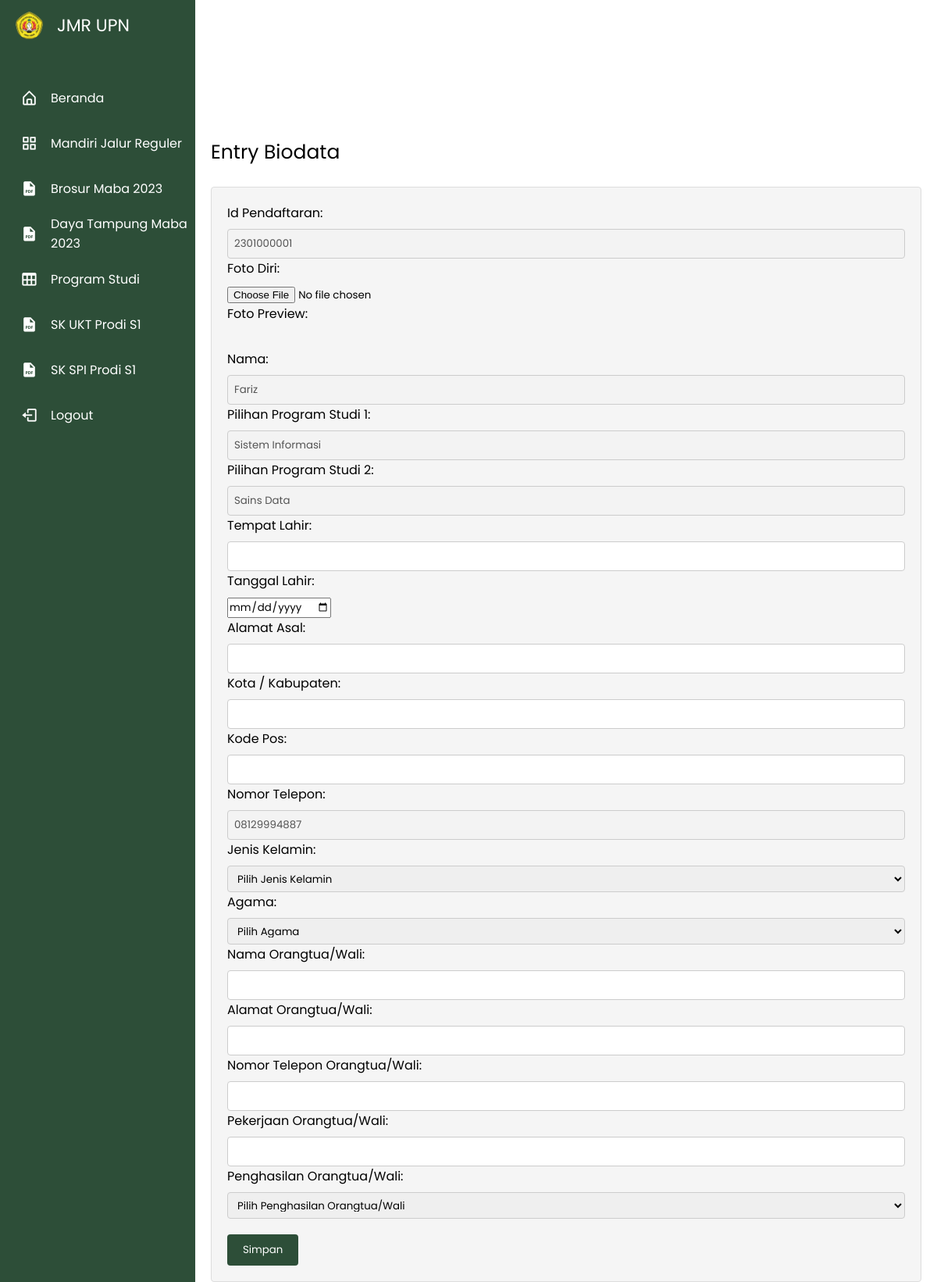
The app's page /jmr_biodata.php (signed in) with its own data.
### tables this page shows
CREATE TABLE `users` (
  `user_id` int(11) NOT NULL,
  `id_pendaftaran` varchar(11) NOT NULL,
  `nama` varchar(50) NOT NULL,
  `password` varchar(255) NOT NULL,
  `nomor_telepon` varchar(20) NOT NULL,
  `email` varchar(50) NOT NULL
);

CREATE TABLE `jurusan` (
  `jurusan_id` int(11) NOT NULL,
  `fakultas` varchar(255) NOT NULL,
  `prodi` varchar(255) NOT NULL
);

### jmr_biodata.php (the view, shortened to what this page needs)
<?php
require_once 'koneksi.php';
$id_pendaftaran = $_SESSION['username'];
$sql_pengguna = "SELECT users.nama, users.nomor_telepon, j1.prodi AS program_studi1, j2.prodi AS program_studi2
                 FROM users
                 INNER JOIN jmr_programstudi ON users.id_pendaftaran = jmr_programstudi.id_pendaftaran
                 INNER JOIN jurusan j1 ON jmr_programstudi.program_studi1 = j1.jurusan_id
                 INNER JOIN jurusan j2 ON jmr_programstudi.program_studi2 = j2.jurusan_id
                 WHERE users.id_pendaftaran = '$id_pendaftaran'";
$result_pengguna = mysqli_query($conn, $sql_pengguna);
$row_pengguna = mysqli_fetch_assoc($result_pengguna);
$nama = $row_pengguna['nama'];
$nomor_telepon = $row_pengguna['nomor_telepon'];
$prodi1 = $row_pengguna['program_studi1'];
$prodi2 = $row_pengguna['program_studi2'];
?>
<!DOCTYPE html>
<html lang="en">
<head>
  <link rel="stylesheet" href="style.css" />
  <link flex href="https://unpkg.com/boxicons@2.1.4/css/boxicons.min.css" rel="stylesheet" />
</head>
<body>
  <nav class="sidebar">
    <div class="logo_items flex">
      <span class="nav_image">
        <img src="Assets/Foto/logo_upn.png" alt="logo_img" />
      </span>
      <span class="logo_name">JMR UPN</span>
    </div>
    <div class="menu_container">
      <div class="menu_items">
        <ul class="menu_item">
          <li class="item">
            <a href="user.php" class="link flex">
              <i class="bx bx-home-alt"></i>
              <span>Beranda</span>
            </a>
          </li>
          <li class="item">
            <a href="jmr.php" class="link flex">
              <i class="bx bx-grid-alt"></i>
              <span>Mandiri Jalur Reguler</span>
            </a>
          </li>
          <li class="item">
            <a href="brosur maba 2023.pdf" class="link flex">
              <i class="bx bxs-file-pdf"></i>
              <span>Brosur Maba 2023</span>
            </a>
          </li>
          <li class="item">
            <a href="Salinan_Kep_Rektor_Daya_Tampung_Awal_Mahasiswa_Baru_Program_Sarjana_UPNV_Jawa_Timur_Tahun_2023.pdf"
              class="link flex">
              <i class="bx bxs-file-pdf"></i>
              <span>Daya Tampung Maba <br>2023</span>
            </a>
          </li>
          <li class="item">
            <a href="programstudi.php" class="link flex">
              <i class="bx bx-table"></i>
              <span>Program Studi</span>
            </a>
          </li>
          <li class="item">
            <a href="Daftar_UKT_Prodi_S1.pdf" class="link flex">
              <i class="bx bxs-file-pdf"></i>
              <span>SK UKT Prodi S1</span>
            </a>
          </li>
          <li class="item">
            <a href="Daftar_SPI_Prodi_S1.pdf" class="link flex">
              <i class="bx bxs-file-pdf"></i>
              <span>SK SPI Prodi S1</span>
            </a>
          </li>
          <li class="item">
            <a href="logout.php" class="link flex">
              <i class="bx bx-log-out"></i>
              <span>Logout</span>
            </a>
          </li>
        </ul>
      </div>
    </div>
  </nav>
  <div class="content">
    <p class="judul">Entry Biodata</p>
    <form method="post" action="" enctype="multipart/form-data" onsubmit="return confirmSubmit()">
      <label for="id_pendaftaran">Id Pendaftaran:</label>
      <input type="text" name="id_pendaftaran" value="<?php echo $id_pendaftaran; ?>" disabled>
      <br>
      <label for="foto_diri">Foto Diri:</label>
      <input type="file" name="foto_diri" id="foto_diri" required onchange="previewFoto(event)">
      <br>
      <label for="foto_preview">Foto Preview:</label>
      <br>
      <label for="nama">Nama:</label>
      <input type="text" name="nama" value="<?php echo $nama; ?>" disabled>
      <br>
      <label for="pilihan_prodi1">Pilihan Program Studi 1:</label>
      <input type="text" name="pilihan_prodi1" value="<?php echo $prodi1; ?>" disabled>
      <br>
      <label for="pilihan_prodi2">Pilihan Program Studi 2:</label>
      <input type="text" name="pilihan_prodi2" value="<?php echo $prodi2; ?>" disabled>
      <br>
      <label for="tempat_lahir">Tempat Lahir:</label>
      <input type="text" name="tempat_lahir" required>
      <br>
      <label for="tanggal_lahir">Tanggal Lahir:</label>
      <input type="date" name="tanggal_lahir" required>
      <br>
      <label for="alamat_asal">Alamat Asal:</label>
      <input type="text" name="alamat_asal" required>
      <br>
      <label for="kota_kabupaten">Kota / Kabupaten:</label>
      <input type="text" name="kota_kabupaten" required>
      <br>
      <label for="kode_pos">Kode Pos:</label>
      <input type="text" name="kode_pos" required>
      <br>
      <label for="nomor_telepon">Nomor Telepon:</label>
      <input type="text" name="nomor_telepon" value="<?php echo $nomor_telepon; ?>" disabled>
      <br>
      <label for="kelamin">Jenis Kelamin:</label>
      <select name="kelamin" required>
        <option value="">Pilih Jenis Kelamin</option>
      </select>
      <br>
      <label for="agama">Agama:</label>
      <select name="agama" required>
        <option value="">Pilih Agama</option>
      </select>
      <br>
      <label for="nama_orangtua_wali">Nama Orangtua/Wali:</label>
      <input type="text" name="nama_orangtua_wali" required>
      <br>
      <label for="alamat_orangtua_wali">Alamat Orangtua/Wali:</label>
      <input type="text" name="alamat_orangtua_wali" required>
      <br>
      <label for="nomor_telepon_orangtua_wali">Nomor Telepon Orangtua/Wali:</label>
      <input type="text" name="nomor_telepon_orangtua_wali" required>
      <br>
      <label for="pekerjaan_orangtua_wali">Pekerjaan Orangtua/Wali:</label>
      <input type="text" name="pekerjaan_orangtua_wali" required>
      <br>
      <label for="penghasilan_orangtua_wali">Penghasilan Orangtua/Wali:</label>
      <select name="penghasilan_orangtua_wali" required>
        <option value="">Pilih Penghasilan Orangtua/Wali</option>
      </select>
      <br>
      <input type="submit" value="Simpan">
    </form>
  </div>
</body>
</html>

### style.css (style rules this page uses)
* { margin: 0; padding: 0; box-sizing: border-box; font-family: "Poppins"; }
body { width: 100%; min-height: 100vh; background-position: center; background-size: cover; display: flex; justify-content: center; align-items: center; background: #fff; }
.flex { display: flex; align-items: center; }
.nav_image { display: flex; min-width: 55px; justify-content: center; }
.nav_image img { height: 35px; width: 35px; border-radius: 50%; object-fit: cover; }
.sidebar { position: fixed; top: 0; left: 0; height: 100%; width: 250px; background: #fff; padding: 15px 10px; box-shadow: 0 0 2px rgba(0, 0, 0, 0.1); transition: all 0.4s ease; background: #2D4E38; }
.logo_items { gap: 8px; }
.logo_name { font-size: 22px; color: #fff; font-weight: 500px; transition: all 0.3s ease; }
.menu_container { display: flex; flex-direction: column; justify-content: space-between; margin-top: 50px; overflow-y: auto; height: calc(100% - 82px); }
.item { list-style: none; }
.link { text-decoration: none; border-radius: 8px; margin-bottom: 8px; color: #fff; }
.link span { white-space: nowrap; }
.link i { height: 50px; min-width: 55px; display: flex; font-size: 22px; align-items: center; justify-content: center; border-radius: 4px; }
div.content { padding: 1px 20px; height: 500px; width: 100%; background: #fff; margin: 50px 0 50px 250px; }
.judul { font-size: 25px; margin-bottom: 25px; padding-top: 25px; }
form { margin: 0 auto; padding: 20px; background-color: #f5f5f5; border: 1px solid #ddd; border-radius: 4px; }
label { display: block; margin-bottom: 8px; }
input[type="text"], select { width: 100%; padding: 8px; border: 1px solid #ccc; border-radius: 4px; box-sizing: border-box; }
select { height: 34px; }
input[type="submit"] { background-color: #2D4E38; color: white; padding: 10px 20px; border: none; border-radius: 4px; cursor: pointer; margin-top: 20px; }

### records on screen
users: nama "Fariz", pilihan_prodi1 "Sistem Informasi", pilihan_prodi2 "Sains Data", nomor_telepon "08129994887"
